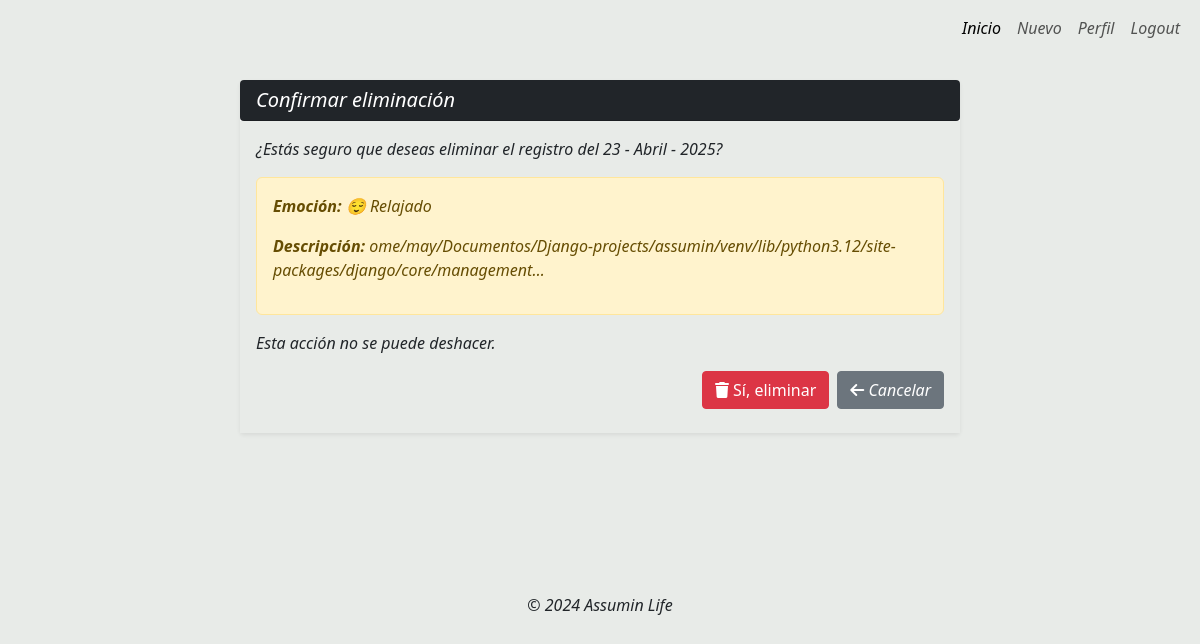
The app's page /eliminar/relajado-2025-04-24/ (signed in) with its own data.
### recording_emotion/models.py (models this page shows, shortened)
class RecordingEmotion(models.Model):
    user = models.ForeignKey(User, on_delete=models.CASCADE)
    EMOTIONS_CHOICES = [
        ('feliz', '😊 Feliz'),
        ('agradecido', '🙏 Agradecido'),
        ('emocionado', '🤩 Emocionado'),
        ('relajado', '😌 Relajado'),
        ('contento', '😃 Contento'),
        ('triste', '😢 Triste'),
        ('enojado', '😠 Enojado'),
        ('cansado', '😫 Cansado'),
        ('aburrido', '😒 Aburrido'),
    ]
    emotion = models.CharField(max_length=20, choices=EMOTIONS_CHOICES)
    description_day = models.TextField(verbose_name="Cuéntame cómo fue tu día", blank=True)
    discovery = models.CharField(max_length=300, verbose_name="¿Descubriste algo nuevo hoy?", blank=True)
    created_date = models.DateTimeField(auto_now_add=True)
    updated = models.DateTimeField(auto_now=True)
    slug = models.SlugField(max_length=100, unique=True, blank=True)
    class Meta:
        ordering = ['-created_date']
        verbose_name = "Registro Emocional"
        verbose_name_plural = "Registros Emocionales"

### recording_emotion/views.py (the view)
# urls.py: path('eliminar/<slug:slug>/', RecordingDeleteView.as_view(), name='registro_eliminar'),
class RecordingDeleteView(LoginRequiredMixin, DeleteView):
    model = RecordingEmotion
    template_name = 'recording_emotion/eliminar.html'
    context_object_name = 'registro'
    slug_url_kwarg = 'slug'
    success_url = reverse_lazy('registro_lista')
    login_url = 'login'

### recording_emotion/templates/recording_emotion/eliminar.html (shortened to what this page needs)
{% extends 'layouts/base_login.html' %}
{% block content %}
<div class="container">
  <div class="row my-4">
    <div class="col-12 col-md-8 offset-md-2">
      <div class="card rounded-1 border-0 shadow-sm">
        <div class="card-header bg-dark text-white rounded-1">
          <h5 class="mb-0">Confirmar eliminación</h5>
        </div>
        <div class="card-body" style="background-color: rgb(232, 235, 232);">
          <p >
            ¿Estás seguro que deseas eliminar el registro del {{ registro.created_date|date:"d - F - Y" }}?
          </p>
          <div class="alert alert-warning">
            <p><strong>Emoción:</strong> {{ registro.get_emotion_display }}</p>
            <p><strong>Descripción:</strong> {{ registro.description_day|truncatechars:100 }}</p>
          </div>
          <p>Esta acción no se puede deshacer.</p>
          <form method="post">
            <div class="d-flex flex-nowrap justify-content-end gap-2">
              <button type="submit" class="btn btn-danger rounded-1 mb-2">
                <i class="fa-solid fa-trash"></i> Sí, eliminar
              </button>
              <a href="{% url 'registro_detalle' registro.slug %}" class="btn btn-secondary rounded-1 mb-2">
                <i class="fa-solid fa-arrow-left"></i> Cancelar
              </a>
            </div>
          </form>
        </div>
      </div>
    </div>
  </div>
</div>
{% endblock %}

### records on screen
RecordingEmotion: created_date "23 - Abril - 2025", emotion "😌 Relajado", description_day "ome/may/Documentos/Django-projects/assumin/venv/lib/python3.12/site-packages/django/core/management…"
